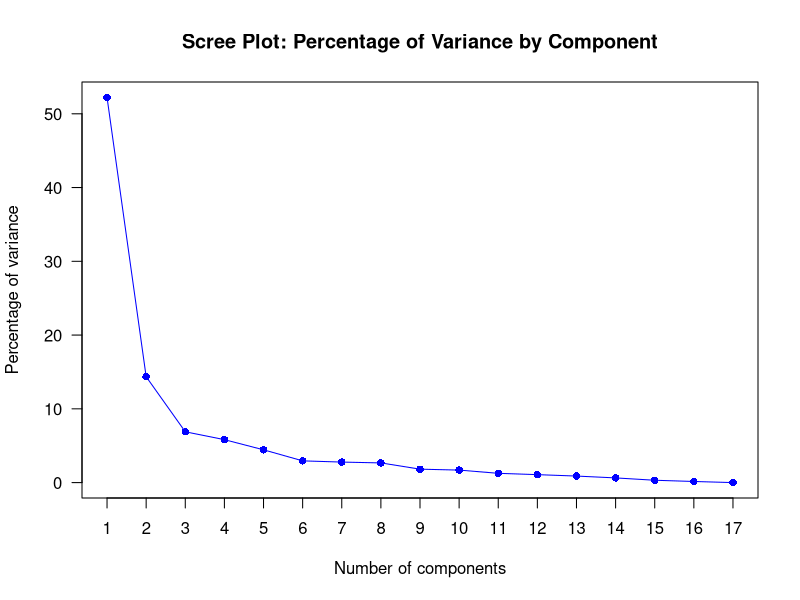
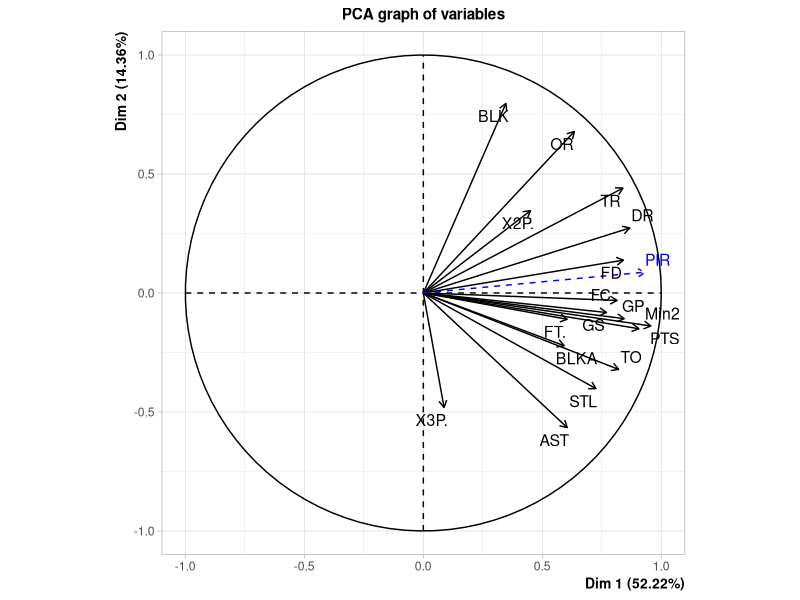
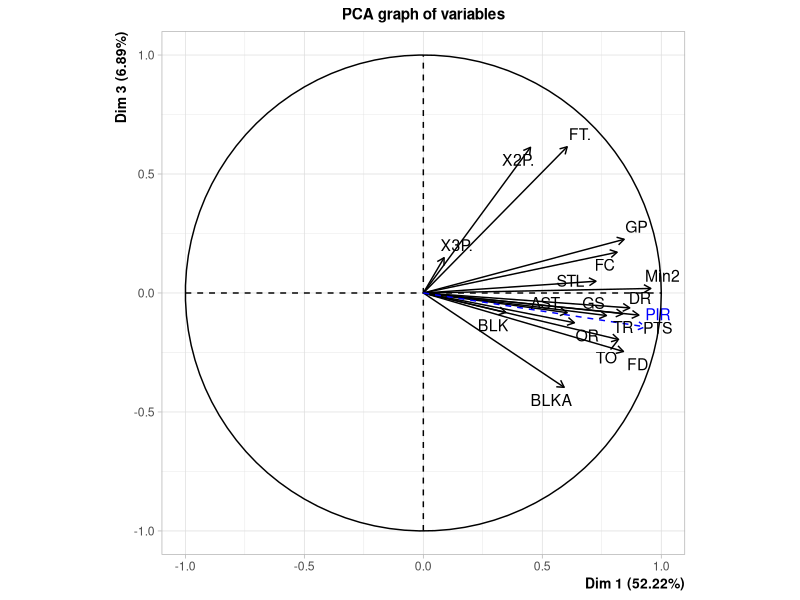
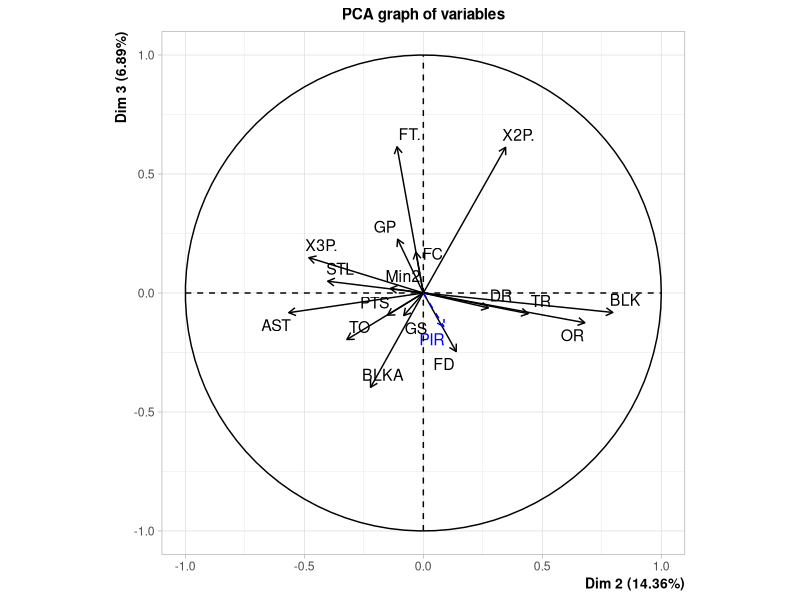
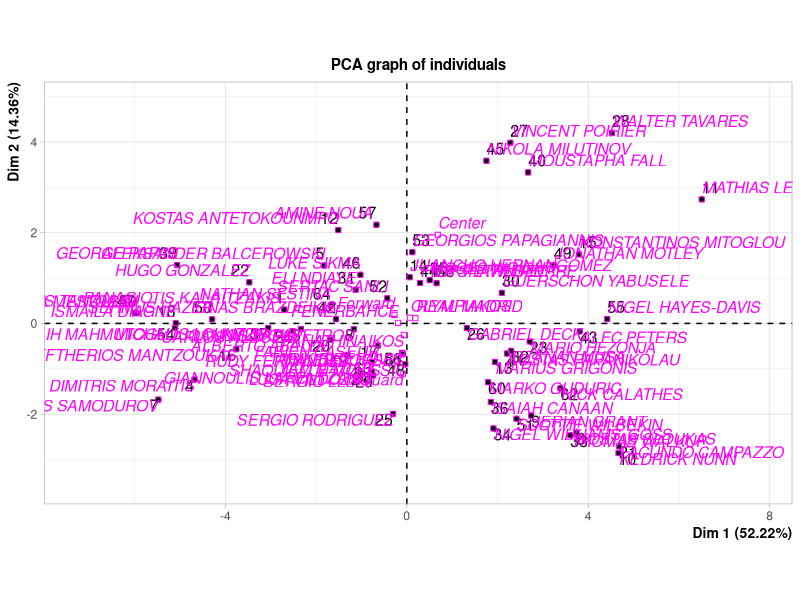
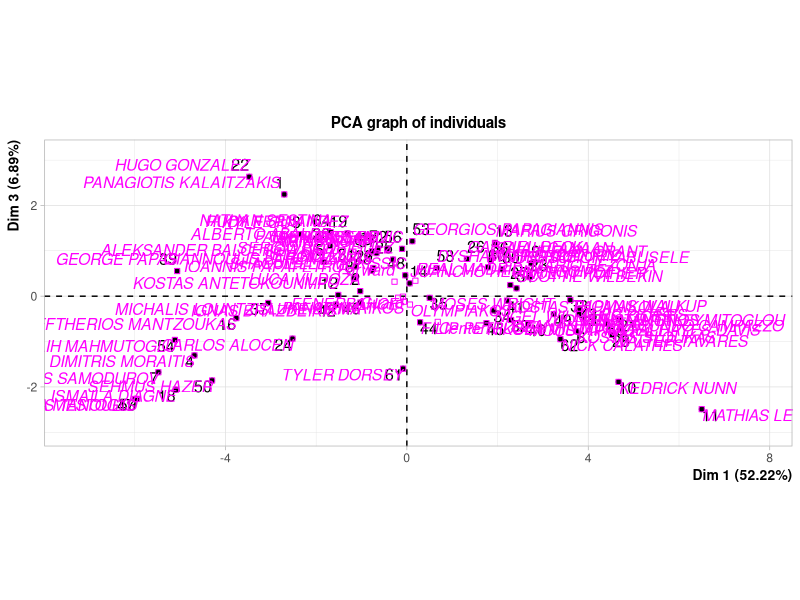
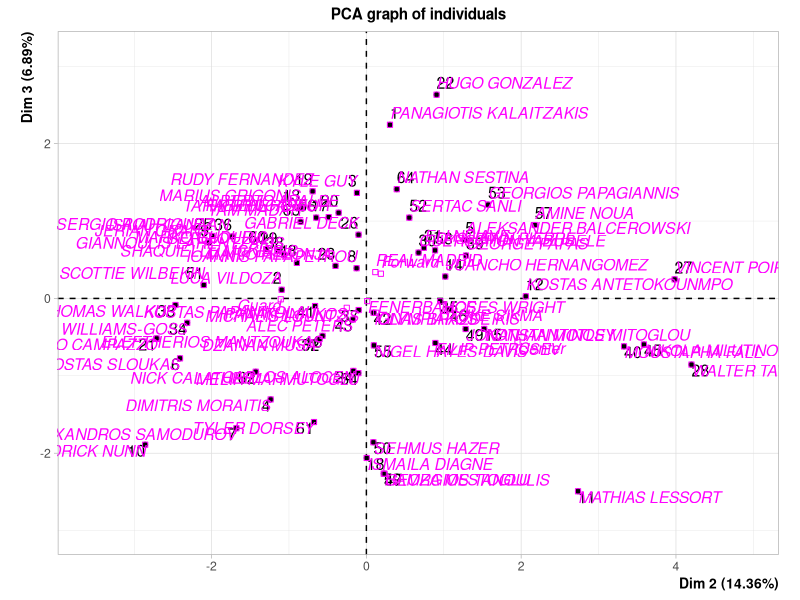
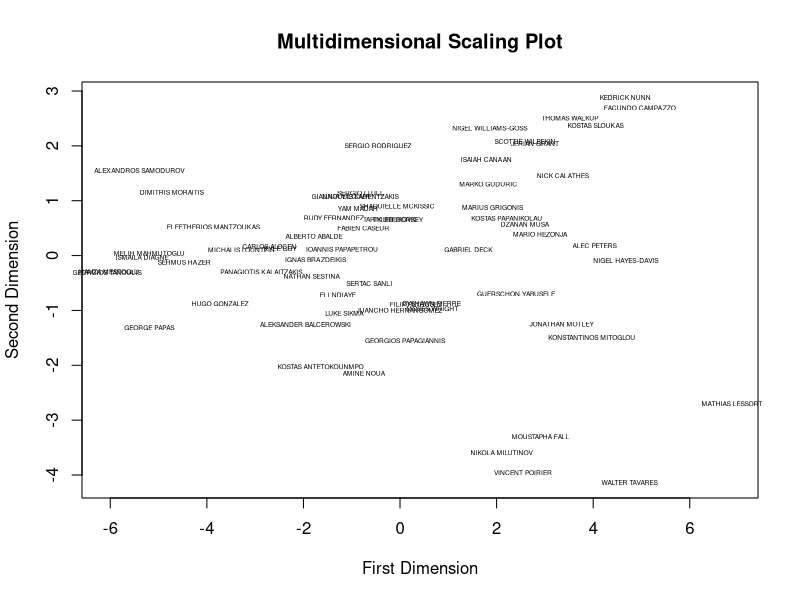

Reproduce these figures in R, in order.
## ---- chunk 1

rm(list=ls())
euroleague_23_24 <- read.csv2("euroleague_23_24.csv")

## ---- chunk 2
# a) Discard the variable “No” from the data set.

df <- subset(euroleague_23_24, select = -No)

## ---- chunk 3
# b) Split variable “Min” using strsplit() function. Give the name “aux” to the output. The first element of each row will show the mean minutes that the player played in total. (1p)

aux <- sapply(strsplit(df$Min, split=':'), function(x) x[1])


## ---- chunk 4
# c) Add a numerical variable to the data set named “Min 2” which shows on average how many minutes each player played in the game.

df$Min2 <- as.numeric(aux)

## ---- chunk 5
# d) Check the structure of the data and assign correct type to each variable considering whether it is a categorical or numerical variable.

type_info <- str(df)
df$TEAM <- as.factor(df$TEAM)
df$PLAYER<- as.factor(df$PLAYER)
df$POSITION <- as.factor(df$POSITION)
df$GP <- as.numeric(df$GP)
df$GS <- as.numeric(df$GS)
df <- subset(df, select = -Min)

## ---- chunk 6
# a) Apply PCA on all the scaled numerical variables in the data set by using PCA() function in FactoMineR package. Treat the categorical variables and the variable “PIR” as suplemantary variables using arguments quali.sup and quanti.sup correctly. (3p)

library(FactoMineR)

pca_res <- PCA(df, scale.unit = TRUE, graph = FALSE, 
           quali.sup = which(names(df) %in% c("TEAM","PLAYER","POSITION")),  
           quanti.sup = which(names(df) == "PIR")) 
eig_info <- pca_res$eig

## ---- chunk 7

# b) How many components should be extracted? Decide on the number of components considering eigenvalues. (3p)

#Compute Scree plot
plot(pca_res$eig[,2], type="o", main="Scree Plot: Percentage of Variance by Component", xlab="Number of components", ylab="Percentage of variance", col="blue", pch=16, xaxt="n", yaxt="n")
axis(1, at=1:length(pca_res$eig[,2]), labels=1:length(pca_res$eig[,2]), las=1)
axis(2, las=1)

# INTERPRETATION IN THE FILE: Interpretations.pdf, considering pca_res$eig and the scree plot

## ---- chunk 8

# c) Interpret the loadings/correlations of variables at each dimension (3p).

pca_res$var$coord[, 1:3]
pca_res$var$cor[, 1:3]

# INTERPRETATION IN THE FILE: Interpretations.pdf

## ---- chunk 9
# d) Use plot.PCA() function to show correlations between variables and the extracted dimensions. (For the variables you should use the argument choix = “var”). Plot all the extracted dimensions changing argument “axes”.(3p)

scores <- pca_res$ind$coord

plot.PCA(pca_res, choix = "var", axes = c(1, 2))
plot.PCA(pca_res, choix = "var", axes = c(1, 3))
plot.PCA(pca_res, choix = "var", axes = c(2, 3)) 

#plot.PCA(pca_res, choix = "var", axes = c(2, 1)) # same as 1,2
#plot.PCA(pca_res, choix = "var", axes = c(3, 1)) # same as 1,3
#plot.PCA(pca_res, choix = "var", axes = c(3, 2)) # same as 2,3


## ---- chunk 10
# e) Interpret variable plots. How can each dimension be named? (5p)

# INTERPRETATION IN THE FILE: Interpretations.pdf

## ---- chunk 11
# f) Show individual plots for the extracted dimensions changing argumennt choix=“ind” in plot.PCA() function. (2p)

plot.PCA(pca_res, choix = "ind", axes = c(1, 2))
plot.PCA(pca_res, choix = "ind", axes = c(1, 3))
plot.PCA(pca_res, choix = "ind", axes = c(2, 3)) 

#plot.PCA(pca_res, choix = "ind", axes = c(2, 1)) # same as 1,2
#plot.PCA(pca_res, choix = "ind", axes = c(3, 1)) # same as 1,3
#plot.PCA(pca_res, choix = "ind", axes = c(3, 2)) # same as 2,3


## ---- chunk 12
# g) Interpret the individual plots. (3p)

# INTERPRETATION IN THE FILE: Interpretations.pdf (we used the plots and the following function to support our insights)

filter_players <- function(df, compare_players, compare_vars) {
  compare_players <- trimws(compare_players)
  #Trim white spaces to avoid mismatches
  filtered_df <- df[trimws(df$PLAYER) %in% compare_players, compare_vars, drop = FALSE]
  
  return(filtered_df)
}

#Compare 2 opposite players of dimension 1 (1 vs 2 dim)
filter_players(df, c("ALEXANDROS SAMODUROV", "MATHIAS LESSORT"), names(df))

#Compare 2 close players of dimension 2 (1 vs 2 dim)
filter_players(df, c("MOUSTAPHA FALL", "NIKOLA MILUTINOV"), names(df))

#Compare 2 opposite players of dimension 2 (1 vs 2 dim)
filter_players(df, c("MATHIAS LESSORT", "FACUNDO CAMPAZZO"), names(df))

#Compare 2 close players in dimension 1 and 2 (1 vs 2 dim)
filter_players(df, c("MATHIAS LESSORT ", "WALTER TAVARES"), names(df))


#Compare 2 close players in dimension 3 (1 vs 3 dim)
filter_players(df, c("HUGO GONZALEZ", "PANAGIOTIS KALAITZAKIS"), names(df))

#Compare 2 far players in dimension 3 (1 vs 3 dim)
filter_players(df, c("MATHIAS LESSORT", "HUGO GONZALEZ"), names(df))



## ---- chunk 13

# a) Apply metric MDS using Euclidean distance on scaled numerical variables. (2p)

player_names <- df$PLAYER
scaled_numerical_df <- as.data.frame(scale(df[sapply(df, is.numeric)]))
rownames(scaled_numerical_df) <- player_names
dist <- dist(scaled_numerical_df, method = "euclidean");

res_mds <- cmdscale(dist,eig=TRUE) 


## ---- chunk 14

# b) Plot the data using the points on the first two coordinates using players names as label. (2p)

plot(res_mds$points[,1], res_mds$points[,2], main = "Multidimensional Scaling Plot", type = "n", xlab = "First Dimension", ylab = "Second Dimension"); text(res_mds$points[,1], res_mds$points[,2], labels(dist), cex = 0.4, xpd = TRUE)

## ---- chunk 15

# c) Interpret the plot.(3p)

# INTERPRETATION IN THE FILE: Interpretations.pdf

## ---- chunk 16

# d) Calculate gower distance including variable “POSITION” to the data matrix. (3p)

library(cluster)

new_df <- as.data.frame(scale(df[sapply(df, is.numeric)]))
new_df$POSITION <- df$POSITION
rownames(new_df) <- player_names
gowerdist <- daisy(new_df,metric = "gower")

## ---- chunk 17

# e) Apply metric MDS on gower distance matrix. (2p)

res_mds <- cmdscale(gowerdist,eig=TRUE) 


## ---- chunk 18

# f) Plot individual plots on the first two coordinates (2p).

plot(res_mds$points[,1], res_mds$points[,2], main = "Multidimensional Scaling Plot", type = "n", xlab = "", ylab = "", axes = FALSE,); text(res_mds$points[,1], res_mds$points[,2], labels(gowerdist), cex = 0.4, xpd = TRUE)


## ---- chunk 19

# g) Use different categorical and numerical variables as labels so as to explain clusters that are constructed. (5p)

# Plot individuals by position 
plot(res_mds$points[,1], res_mds$points[,2], main = "Multidimensional Scaling Plot", type = "n", xlab = "", ylab = "", axes = FALSE,); text(res_mds$points[,1], res_mds$points[,2], labels = df$POSITION, cex = 0.4, xpd = TRUE)

# Plot individuals by points
plot(res_mds$points[,1], res_mds$points[,2], main = "Multidimensional Scaling Plot", type = "n", xlab = "", ylab = "", axes = FALSE,); text(res_mds$points[,1], res_mds$points[,2], labels = df$PTS, cex = 0.4, xpd = TRUE)

# Plot individuals by minutes played
plot(res_mds$points[,1], res_mds$points[,2], main = "Multidimensional Scaling Plot", type = "n", xlab = "", ylab = "", axes = FALSE,); text(res_mds$points[,1], res_mds$points[,2], labels = df$Min2, cex = 0.4, xpd = TRUE)

# Plot individuals by PERSONAL INDEX RATING
plot(res_mds$points[,1], res_mds$points[,2], main = "Multidimensional Scaling Plot", type = "n", xlab = "", ylab = "", axes = FALSE,); text(res_mds$points[,1], res_mds$points[,2], labels = df$PIR, cex = 0.4, xpd = TRUE)




## ---- chunk 20

# h) Which MDS do you think better group the individuals? Why? (3p)


# INTERPRETATION IN THE FILE: Interpretations.pdf
